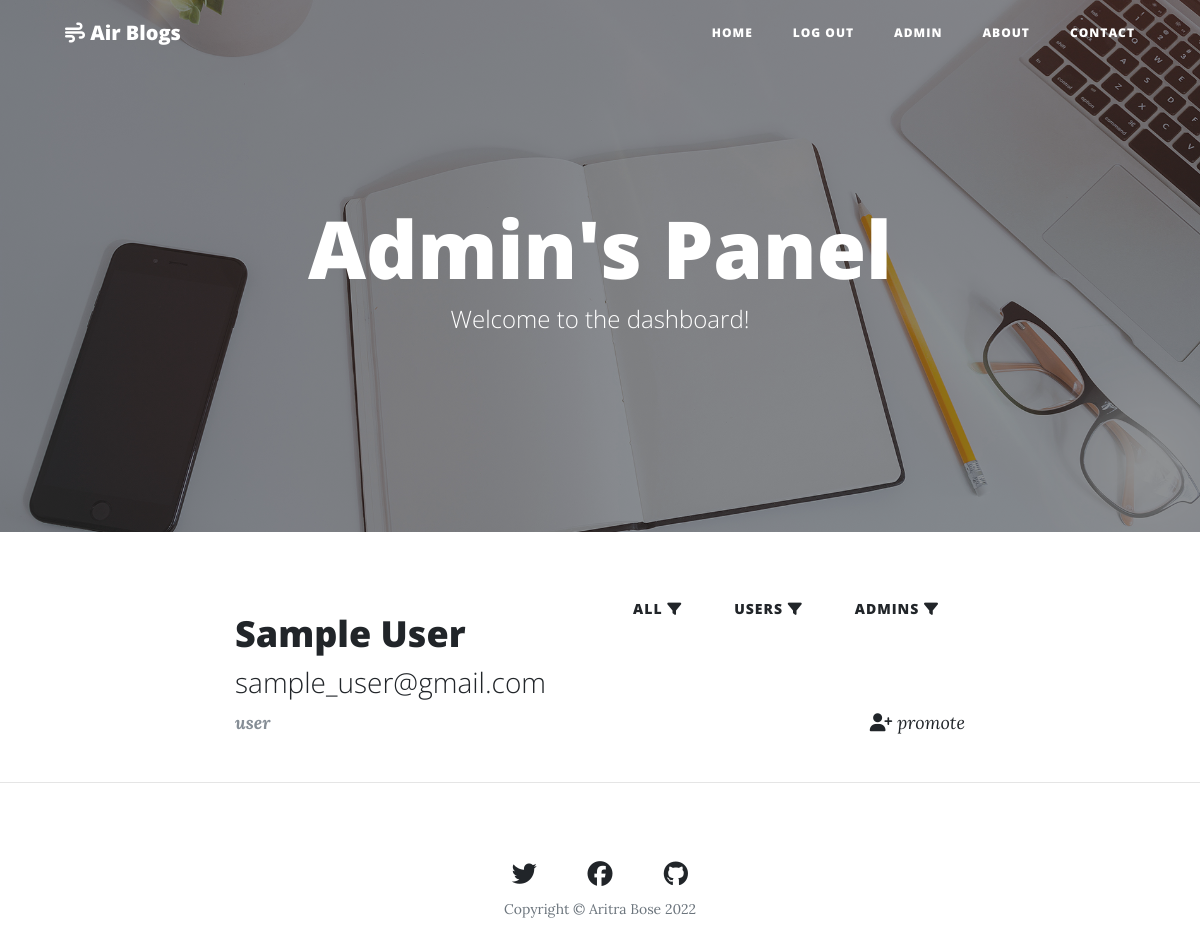
Screenshot of /dashboard/users (signed in) with the database file from the repository.
### main.py (models this page shows)
class User(UserMixin, db.Model):
    __tablename__ = "users"
    id = db.Column(db.Integer, primary_key=True)
    email = db.Column(db.String(256), unique=True)
    password = db.Column(db.String(256))
    name = db.Column(db.String(256))
    role = db.Column(db.String(256))
    blog_posts = relationship("BlogPost", back_populates="author")
    comments = relationship("Comment", back_populates="comment_author")

### app.py (the view)
@app.route('/dashboard/<choice>')
@login_required
@admin_only
def admin(choice):
    all_users = []
    if choice == 'all':
        all_users = db.session.query(User).all()
    if choice == 'admins':
        all_users = db.session.query(User).filter_by(role='admin').all()
    if choice == 'users':
        all_users = db.session.query(User).filter_by(role='user').all()
    return render_template('admin-panel.html', users=all_users)

### app.py (called while the page is built)
@login_manager.user_loader
def load_user(user_id):
    return User.query.get(int(user_id))

def admin_only(f):
    @wraps(f)
    def decorated_function(*args, **kwargs):
        if current_user.role != "admin" and current_user.role != "owner":
            return abort(403)
        return f(*args, **kwargs)
    return decorated_function

### templates/admin-panel.html (shortened to what this page needs)
{% include "header.html" %}
        <header class="masthead" style="background-image: url({{ url_for('static', filename='assets/img/home-bg.jpg') }})">
            <div class="overlay"></div>
            <div class="container">
                <div class="row">
                    <div class="col-lg-8 col-md-10 mx-auto">
                        <div class="site-heading">
                            <h1>Admin's Panel</h1>
                            <span class="subheading">Welcome to the dashboard!</span>
                        </div>
                    </div>
                </div>
            </div>
        </header>
        <div class="container">
            <div class="row">
                <div class="col-lg-8 col-md-10 mx-auto">
                    <div class="post-preview">
                        <a class="btn float-right" href="{{url_for('admin', choice='admins')}}">
                            admins <i class="fa-solid fa-filter"></i>
                        </a>
                        <a class="btn float-right" href="{{url_for('admin', choice='users')}}">
                            users <i class="fa-solid fa-filter"></i>
                        </a>
                        <a class="btn float-right" href="{{url_for('admin', choice='all')}}">
                            all <i class="fa-solid fa-filter"></i>
                        </a>
                    </div>
                    {% for user in users %}
                        <div class="post-preview">
                            <a href="mailto:{{ user.email }}">
                                <h2 class="post-title">{{ user.name }}</h2>
                                <h3 class="post-subtitle">{{ user.email }}</h3>
                            </a>
                            <p class="post-meta">
                                <b>{{ user.role }}</b>
                                {% if current_user.id != user.id and user.role != 'owner' %}
                                    {% if user.role == 'admin' %}
                                        <a class="float-right" href="{{ url_for('remove_from_admin', user_id=user.id) }}">
                                            <i class="fa-solid fa-user-minus"></i> demote
                                        </a>
                                    {% else %}
                                        <a class="float-right" href="{{ url_for('make_admin', user_id=user.id) }}">
                                            <i class="fa-solid fa-user-plus"></i> promote
                                        </a>
                                    {% endif %}
                                {% endif %}
                            </p>
                        </div>
                    {% endfor %}
                </div>
            </div>
        </div>
    <hr>
{% include "footer.html" %}

### static/css/styles.css (style rules this page uses)
body { font-size: 20px; color: #212529; font-family: 'Lora', 'Times New Roman', serif; }
p { line-height: 1.5; margin: 30px 0; }
p a { text-decoration: underline; }
h1, h2, h3, h4, h5, h6 { font-weight: 800; font-family: 'Open Sans', 'Helvetica Neue', Helvetica, Arial, sans-serif; }
a { color: #212529; transition: all 0.2s; }
header.masthead { margin-bottom: 50px; background: no-repeat center center; background-color: #868e96; background-attachment: scroll; position: relative; background-size: cover; }
header.masthead .overlay { position: absolute; top: 0; left: 0; height: 100%; width: 100%; background-color: #212529; opacity: 0.5; }
header.masthead .page-heading, header.masthead .post-heading, header.masthead .site-heading { padding: 200px 0 150px; color: white; }
@media only screen and (min-width: 768px) { header.masthead .page-heading, header.masthead .post-heading, header.masthead .site-heading { padding: 200px 0; } }
header.masthead .page-heading, header.masthead .site-heading { text-align: center; }
header.masthead .page-heading h1, header.masthead .site-heading h1 { font-size: 50px; margin-top: 0; }
header.masthead .page-heading .subheading, header.masthead .site-heading .subheading { font-size: 24px; font-weight: 300; line-height: 1.1; display: block; margin: 10px 0 0; font-family: 'Open Sans', 'Helvetica Neue', Helvetica, Arial, sans-serif; }
@media only screen and (min-width: 768px) { header.masthead .page-heading h1, header.masthead .site-heading h1 { font-size: 80px; } }
.post-preview > a { color: #212529; }
.post-preview > a > .post-title { font-size: 30px; margin-top: 30px; margin-bottom: 10px; }
.post-preview > a > .post-subtitle { font-weight: 300; margin: 0 0 10px; }
.post-preview > .post-meta { font-size: 18px; font-style: italic; margin-top: 0; color: #868e96; }
.post-preview > .post-meta > a { text-decoration: none; color: #212529; }
@media only screen and (min-width: 768px) { .post-preview > a > .post-title { font-size: 36px; } }
.btn { font-size: 14px; font-weight: 800; padding: 15px 25px; letter-spacing: 1px; text-transform: uppercase; border-radius: 5px; font-family: 'Open Sans', 'Helvetica Neue', Helvetica, Arial, sans-serif; }

### rows the page displays
User: name "Sample User", email "sample_user@gmail.com", role "user"
